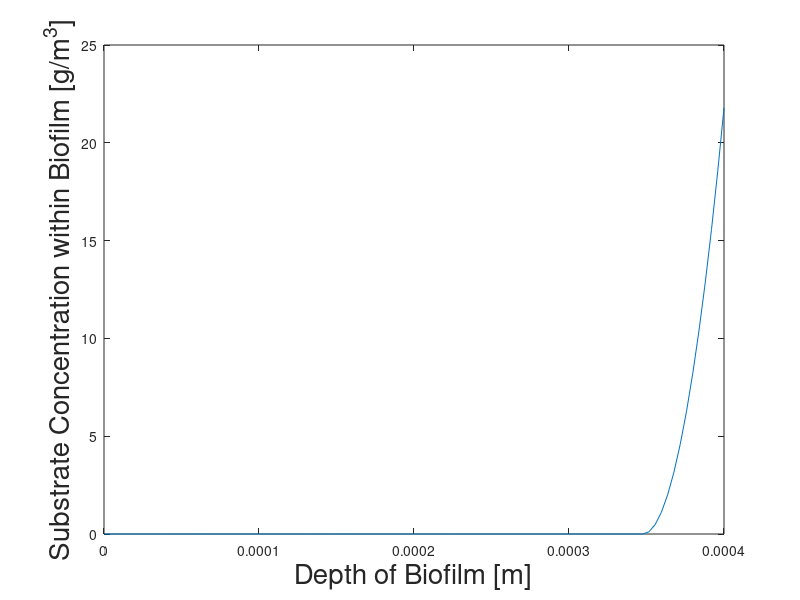

MATLAB code to generate this figure:
% %% Week 1: Numerical Solution to First Order Incomplete ODE dx/dt
% clc; clear;
% 
% %Conditions
% v=100; %m^3
% mew=.00835; %growth coefficient
% Qp=1; %m^3/s %flow rate through tank
% t=linspace(1,2000,200); %seconds
% dt=t(2)-t(1); %delta time
% 
% %Preallocate
% x=zeros(1,length(t)); %Concentration of biomass in liquid
% N=length(x)-1; %length of for loop
% x(1)=.1; %Initial Condition
% 
% %Equation to solve ... dx/dt=mew*x(t)-(Q'*x(t))/V
% dxdt = @(x) x*(mew-(Qp/v))
% 
% %Eulers Method
% for i=1:N
%     x(i+1)=x(i)+dt*dxdt(x(i));
%     
% end
% 
% %Plot
% figure(1)
% plot(t,x)
% xlabel('time')
% ylabel('concentration of biomass in tank')

%% Week 2: Part of Solution to Second Order Diffusion (of Substrate Inside Biofilm)
clc;
clear;
% Future: Impliment time dependent concentrations


%Steady State

%Steady State Test Conditions
mewmax=20; %d-1	maximum specific growth rate
Km=3; %g m-3	Monod half saturation coefficient
Yxs=0.5; %gx gs-1	biomass yield coefficient on substrate
De=5.00E-05; %m2 d-1	effective diffusion coefficient of substrate in biofilm
Xb=20000; %g m-3	biomass density in biofilm
Lf=4.00E-4; %m	biofilm thickness
So=25; %g m-3	bulk fluid substrate concentration

%Setup for solution
N=100; %int64(Lf/dz); %necessary points (for full depth of biofilm)

%Grid of Biofilm Depth
z=linspace(0,Lf,N); %m
dz=z(2)-z(1); %m

%Substrate in Biofilm Boundary Conditions
S=zeros(1,N);
S(end)=So; %initially assume boundary concentration = So
Snew=zeros(1,N);


%Boundary Flux Consideration
Daq=1e-4; % m^2/s (oxygen.. online)
Ll=Lf/50; %Boundary Layer Thickness
Kl=Daq/Ll; %

%Sstep=.01; %g/m^2 (Step size for Boundary Concentration shooting method)

%Iterations
tic
for iter=1:10000

        c=2:1:N-1; %array to run concentrations through
        Snew(c)=(S(c+1)+S(c-1)-(mewmax*Xb*(dz^2))/(Yxs*De))/2; %Concentration of substrate at biofilm depth
    
        %Boundary Conditions After Iteration
        Snew(1)=Snew(2);
        Snew(end)=S(end);
        
        %Flux Calculations
              bflux=(Snew(end)-Snew(end-1))/dz; %Biofilm Flux at boundary
              flux=(Daq*(So-Snew(end)))/(Ll*De); %Boundary Layer Flux
              
        %Flux Matching 
         Snew(end)=So-Ll*De*(bflux/Daq);
      
        Snew(Snew < 0) = 0;

         S=Snew;
end

figure(1); clf(1)
plot(z,S)
xlabel('Depth of Biofilm [m]','fontsize',20)
ylabel('Substrate Concentration within Biofilm [g/m^3]','fontsize',20)
